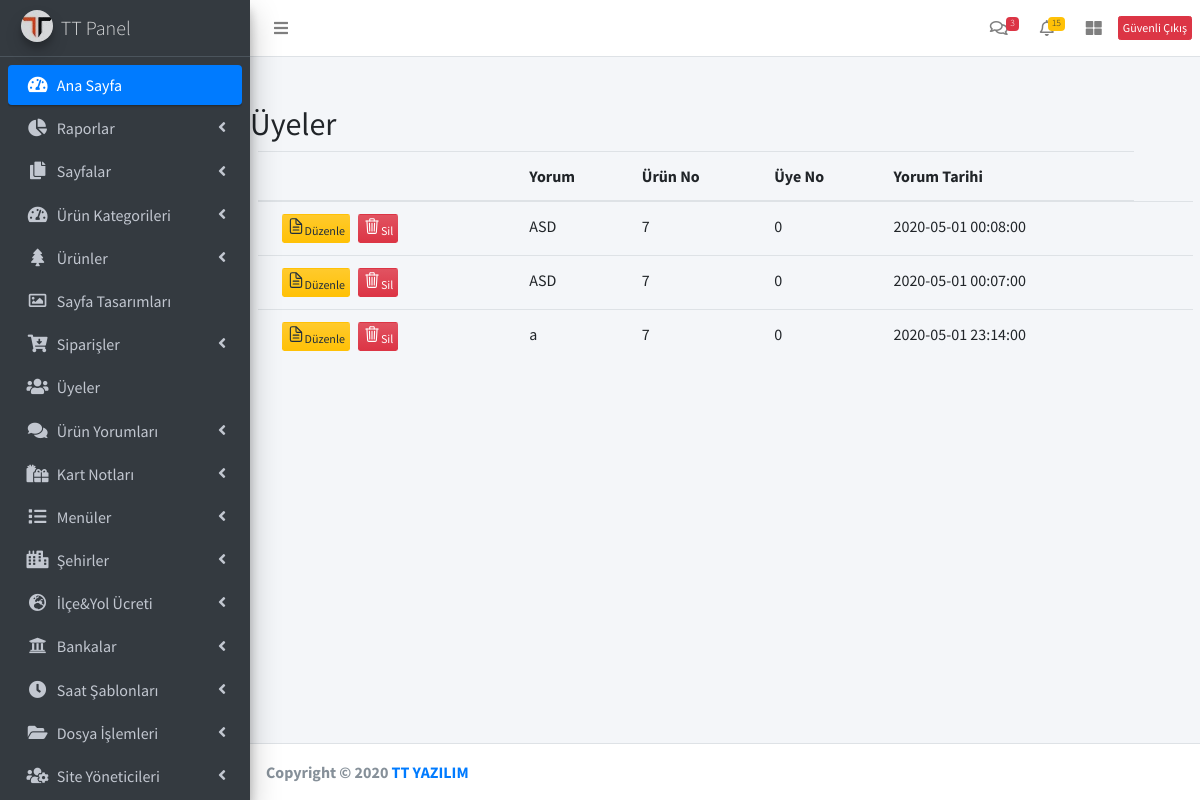
The page /ttadmin/comment.php (signed in) on the database its author committed.
### tables this page shows
CREATE TABLE `comment` (
  `ID` int(11) NOT NULL,
  `COMMENT` varchar(2000) NOT NULL,
  `PRODUCT_ID` int(11) NOT NULL,
  `MEMBER_ID` int(11) NOT NULL,
  `STATUS` tinyint(1) NOT NULL DEFAULT 0,
  `PROCESS_DATE` datetime NOT NULL DEFAULT current_timestamp()
);

### ttadmin/comment.php (the view, shortened to what this page needs)
<?php include("header.php");
    if (isset($_GET['status'])) {
        if ($_GET['status'] == 1) {
            $sql_comment = "select * from comment where STATUS = 1";
        } else {
            $sql_comment = "select * from comment where STATUS = 0";
        }
    } else {
        $sql_comment = "select * from comment";
    }
?>
    <div class="content-wrapper">
        <div class="card-body table-responsive p-0"><br><br>
        <h2>Üyeler</h3>
        <div class="col-md-12">
            <table class="table table-hover text-nowrap">
                <thead>
                    <tr>
                    <th></th>
                    <th>Yorum</th>
                    <th>Ürün No</th>
                    <th>Üye No</th>
                    <th>Yorum Tarihi</th>
                    </tr>
                </thead>
                <tbody>
                        <?php
                        $result_comment = mysqli_query($conn,$sql_comment);
                        while($row_comment=mysqli_fetch_array($result_comment)) {
                        ?>
                    <tr>
                    <td>
                        <div class="btn-toolbar" role="toolbar" aria-label="Toolbar with button groups">
                        <div class="btn-group mr-2" role="group" aria-label="Third group">
                        <form action="comment_update.php" method="GET">
                            <button type="submit" id="update" class="btn btn-block bg-gradient-warning btn-xs"><ion-icon size="small" name="document-text-outline"></ion-icon>Düzenle</button>
                        </form>
                        </div>
                        <div class="btn-group mr-2" role="group" aria-label="Third group">
                            <a href = "product_delete.php"><button type="button" class="btn btn-block bg-gradient-danger btn-xs"><ion-icon size="small" name="trash-outline"></ion-icon>Sil</button></a>
                        </div>
                        </div>
                    </td>
                    <?php
                        echo '<td>'.$row_comment['COMMENT'].'</td>';
                        echo '<td>'.$row_comment['PRODUCT_ID'].'</td>';
                        echo '<td>'.$row_comment['MEMBER_ID'].'</td>';
                        echo '<td>'.$row_comment['PROCESS_DATE'].'</td>';
                    ?>
                    <td>
                    </td>
                <?php } ?>
                    </tr>
                </tbody>
             </table>
         </div>
        </div>
    </div>
<?php include("footer.php") ?>

### rows shown on the page
comment: COMMENT "ASD", PRODUCT_ID "7", MEMBER_ID "0", PROCESS_DATE "2020-05-01 00:08:00"
comment: COMMENT "ASD", PRODUCT_ID "7", MEMBER_ID "0", PROCESS_DATE "2020-05-01 00:07:00"
comment: COMMENT "a", PRODUCT_ID "7", MEMBER_ID "0", PROCESS_DATE "2020-05-01 23:14:00"
